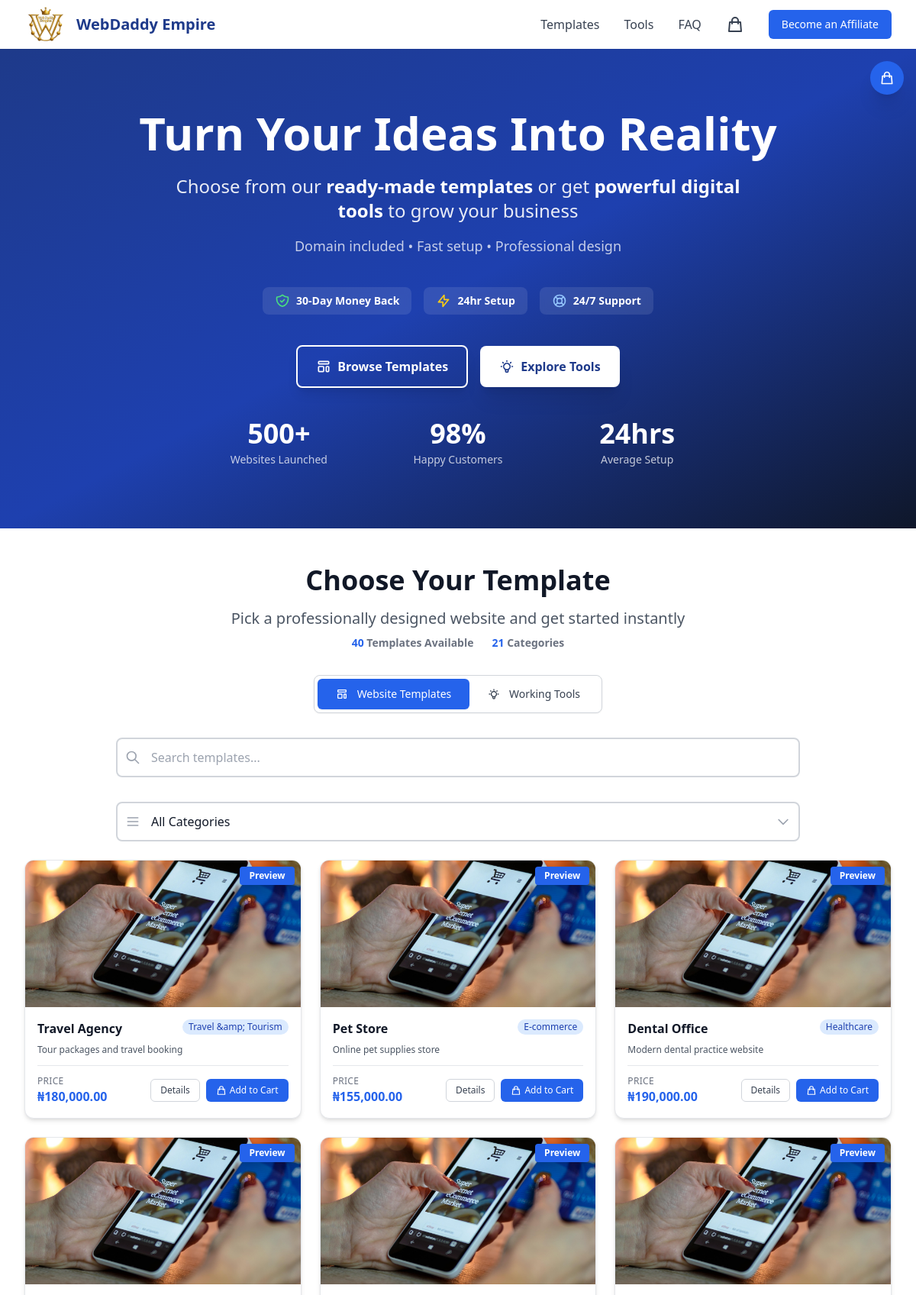
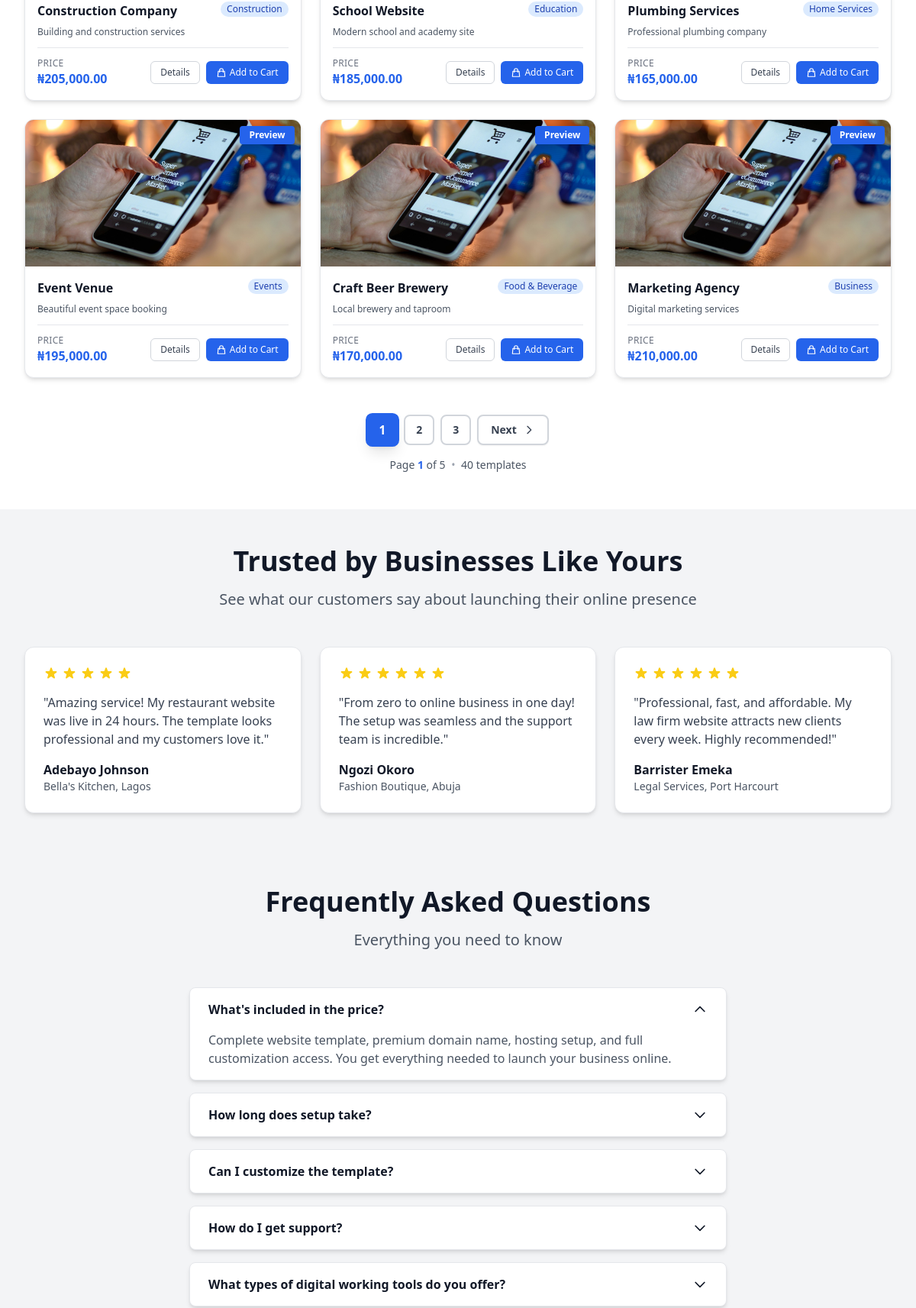
The page / (upper part) on the database its author committed (2 pictures, top to bottom).
### tables this page shows
CREATE TABLE templates (
    id INTEGER PRIMARY KEY AUTOINCREMENT,
    name TEXT NOT NULL,
    slug TEXT NOT NULL UNIQUE,
    price REAL NOT NULL DEFAULT 0.00,
    category TEXT,
    description TEXT,
    features TEXT,
    demo_url TEXT,
    thumbnail_url TEXT,
    video_links TEXT,
    active INTEGER DEFAULT 1,
    created_at TEXT DEFAULT CURRENT_TIMESTAMP,
    updated_at TEXT DEFAULT CURRENT_TIMESTAMP
);

### index.php (the view, shortened to what the rows shown need)
<?php
require_once __DIR__ . '/includes/session.php';
require_once __DIR__ . '/includes/functions.php';
$currentView = $_GET['view'] ?? 'templates';
$currentView = in_array($currentView, ['templates', 'tools']) ? $currentView : 'templates';
$affiliateCode = getAffiliateCode();
$templates = [];
$page = max(1, (int)($_GET['page'] ?? 1));
if ($currentView === 'templates') {
    $perPage = 9;
    $allTemplates = getTemplates(true);
    $totalTemplates = count($allTemplates);
    $totalPages = max(1, ceil($totalTemplates / $perPage));
    $page = max(1, min($page, $totalPages));
    $offset = ($page - 1) * $perPage;
    $templates = array_slice($allTemplates, $offset, $perPage);
}
?>
<!DOCTYPE html>
<html lang="en">
<head>
    <script src="https://cdn.tailwindcss.com"></script>
</head>
<body class="bg-gray-50">
    <header class="relative bg-gradient-to-br from-primary-900 via-primary-800 to-navy text-white py-12 sm:py-16 lg:py-20">
        <div class="relative max-w-7xl mx-auto px-4 sm:px-6 lg:px-8">
            <div class="max-w-4xl mx-auto text-center">
                <h1 class="text-4xl sm:text-5xl lg:text-6xl font-extrabold mb-6 leading-tight">Turn Your Ideas Into Reality</h1>
            </div>
        </div>
    </header>
    <section class="py-12 bg-white" id="products">
        <div class="max-w-7xl mx-auto px-4 sm:px-6 lg:px-8">
            <div class="max-w-3xl mx-auto text-center mb-8">
                <h2 class="text-3xl sm:text-4xl font-extrabold text-gray-900 mb-4">
                    <?php echo $currentView === 'tools' ? 'Digital Working Tools' : 'Choose Your Template'; ?>
                </h2>
            </div>
            <div id="products-content-area">
            <?php if ($currentView === 'templates'): ?>
            <?php if (empty($templates)): ?>
            <div class="bg-blue-50 border border-blue-200 rounded-2xl p-12 text-center">
                <svg class="w-16 h-16 mx-auto text-blue-400 mb-4" fill="none" stroke="currentColor" viewBox="0 0 24 24">
                    <path stroke-linecap="round" stroke-linejoin="round" stroke-width="2" d="M13 16h-1v-4h-1m1-4h.01M21 12a9 9 0 11-18 0 9 9 0 0118 0z"/>
                </svg>
                <h4 class="text-xl font-bold text-gray-900 mb-2">No templates available</h4>
                <p class="text-gray-600 mb-0">Please check back later or <a href="https://wa.me/<?php echo preg_replace('/[^0-9]/', '', WHATSAPP_NUMBER); ?>" class="font-semibold text-primary-600 hover:text-primary-700">contact us on WhatsApp</a>.</p>
            </div>
            <?php else: ?>
            <div class="grid grid-cols-1 sm:grid-cols-2 lg:grid-cols-3 gap-6" data-templates-grid>
                <?php foreach ($templates as $template): ?>
                <div class="group"
                     data-template
                     data-template-name="<?php echo htmlspecialchars($template['name']); ?>"
                     data-template-category="<?php echo htmlspecialchars($template['category']); ?>"
                     data-template-price="<?php echo htmlspecialchars($template['price']); ?>">
                    <div class="bg-white rounded-xl shadow-md overflow-hidden border border-gray-200 transition-all duration-300 hover:shadow-xl hover:-translate-y-1">
                        <div class="relative overflow-hidden h-48 bg-gray-100">
                            <?php if ($template['demo_url']): ?>
                            <button onclick="openDemo('<?php echo htmlspecialchars($template['demo_url']); ?>', '<?php echo htmlspecialchars($template['name']); ?>')"
                                    class="absolute top-2 right-2 px-3 py-1 bg-primary-600 hover:bg-primary-700 text-white text-xs font-semibold rounded shadow-lg transition-colors z-10">
                                Preview
                            </button>
                            <?php endif; ?>
                        </div>
                        <div class="p-4">
                            <div class="flex justify-between items-start mb-2">
                                <h3 class="text-base font-bold text-gray-900 flex-1 pr-2"><?php echo htmlspecialchars($template['name']); ?></h3>
                                <span class="inline-flex items-center px-2 py-0.5 rounded-full text-xs font-medium bg-blue-100 text-blue-800 shrink-0">
                                    <?php echo htmlspecialchars($template['category']); ?>
                                </span>
                            </div>
                            <p class="text-gray-600 text-xs mb-3 line-clamp-2"><?php echo htmlspecialchars(substr($template['description'] ?? '', 0, 80) . (strlen($template['description'] ?? '') > 80 ? '...' : '')); ?></p>
                            <div class="flex items-center justify-between pt-3 border-t border-gray-200">
                                <div class="flex flex-col">
                                    <span class="text-xs text-gray-500 uppercase tracking-wide">Price</span>
                                    <span class="text-base font-bold text-primary-600"><?php echo formatCurrency($template['price']); ?></span>
                                </div>
                                <div class="flex gap-2">
                                    <a href="template.php?id=<?php echo $template['id']; ?><?php echo $affiliateCode ? '&aff=' . urlencode($affiliateCode) : ''; ?>"
                                       class="inline-flex items-center justify-center px-3 py-1.5 border border-gray-300 text-xs font-medium rounded-md text-gray-700 bg-white hover:bg-gray-50 transition-colors whitespace-nowrap">
                                        Details
                                    </a>
                                    <button onclick="addTemplateToCart(<?php echo $template['id']; ?>, '<?php echo htmlspecialchars($template['name'], ENT_QUOTES); ?>', this)"
                                       class="inline-flex items-center justify-center px-3 py-1.5 border border-transparent text-xs font-medium rounded-md text-white bg-primary-600 hover:bg-primary-700 transition-colors whitespace-nowrap disabled:opacity-50 disabled:cursor-not-allowed">
                                        <svg class="w-3.5 h-3.5 mr-1" fill="none" stroke="currentColor" viewBox="0 0 24 24">
                                            <path stroke-linecap="round" stroke-linejoin="round" stroke-width="2" d="M16 11V7a4 4 0 00-8 0v4M5 9h14l1 12H4L5 9z"/>
                                        </svg>
                                        Add to Cart
                                    </button>
                                </div>
                            </div>
                        </div>
                    </div>
                </div>
                <?php endforeach; ?>
            </div>
            <?php endif; ?>
            <?php endif; ?>
        </div>
    </section>
    <section class="py-12 bg-gray-100">
        <div class="max-w-7xl mx-auto px-4 sm:px-6 lg:px-8">
            <div class="max-w-3xl mx-auto text-center mb-12">
                <h2 class="text-3xl sm:text-4xl font-extrabold text-gray-900 mb-4">Trusted by Businesses Like Yours</h2>
            </div>
        </div>
    </section>
    <section class="py-12 bg-gray-100" id="faq">
        <div class="max-w-3xl mx-auto px-4 sm:px-6 lg:px-8">
            <div class="text-center mb-12">
                <h2 class="text-3xl sm:text-4xl font-extrabold text-gray-900 mb-4">Frequently Asked Questions</h2>
            </div>
        </div>
    </section>
</body>
</html>

### rows shown on the page
templates: name "Travel Agency", category "Travel &amp; Tourism", description "Tour packages and travel booking", price "₦180,000.00"
templates: name "Pet Store", category "E-commerce", description "Online pet supplies store", price "₦155,000.00"
templates: name "Dental Office", category "Healthcare", description "Modern dental practice website", price "₦190,000.00"
templates: name "Construction Company", category "Construction", description "Building and construction services", price "₦205,000.00"
templates: name "School Website", category "Education", description "Modern school and academy site", price "₦185,000.00"
templates: name "Plumbing Services", category "Home Services", description "Professional plumbing company", price "₦165,000.00"
templates: name "Event Venue", category "Events", description "Beautiful event space booking", price "₦195,000.00"
templates: name "Craft Beer Brewery", category "Food & Beverage", description "Local brewery and taproom", price "₦170,000.00"
templates: name "Marketing Agency", category "Business", description "Digital marketing services", price "₦210,000.00"

### other values the page prints
SITE_NAME "WebDaddy Empire"
$totalTemplates "40"
count($templateCategories) "21"
$page "1"
$totalPages "5"
